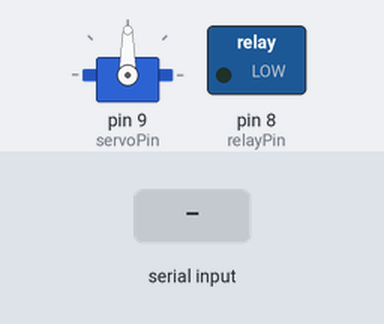
Bench run of a sketch on a simulated Arduino Uno, built with avr-gcc and run on an emulated ATmega328P. On the bench: servo, switched loads named in the sketch (green lamp = pin HIGH). Inputs (shaded band) come from the test bench.

Above: at 1.2 s.
1.3 s: byte 0 (0) received over Serial
At 3.3 s:
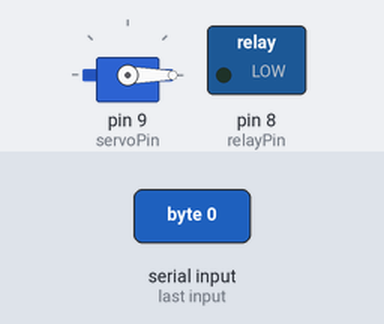
4.3 s: byte 1 (1) received over Serial
At 5.7 s:
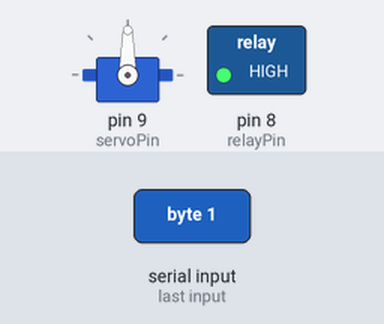
7.3 s: byte 2 (2) received over Serial
At 10.3 s:
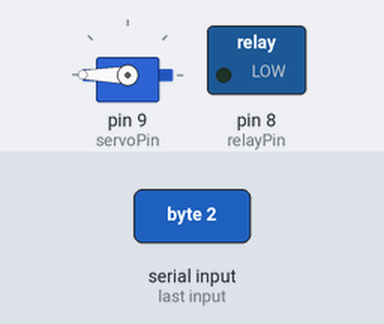
Timing chart, 0 to 11.8 s (numbered marks = the images above; inputs shaded):
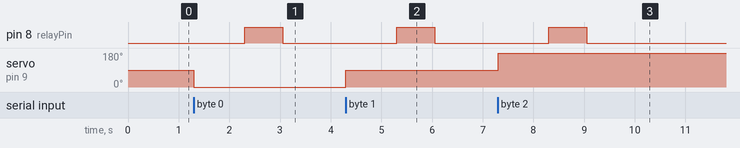

The sketch:

habitat_tracker.ino
```cpp
#include <Servo.h>

// Declaring pins
int relayPin = 8;
int servoPin = 9;

Servo servo;

void setup() {
  // Initializing the serial port connection
  Serial.begin(9600);

  // Setting up the Arduino pins to interact with the servo and relay
  servo.attach(servoPin);
  pinMode(8, OUTPUT);
}

void loop() {
  // Continually check for messages on the serial port
  char state = Serial.read();
  waterFlower(state);
}

// Based on the state, moves the servo to a specified angle and starts the water pump
void waterFlower(int state)
{
  if (state == 0)
  {
    servo.write(0);
    delay(1000);
    digitalWrite(relayPin, HIGH);
    delay(750);
    digitalWrite(relayPin, LOW);
  }
  else if (state == 1)
  {
    servo.write(90);
    delay(1000);
    digitalWrite(relayPin, HIGH);
    delay(750);
    digitalWrite(relayPin, LOW);
  }
  if (state == 2)
  {
    servo.write(180);
    delay(1000);
    digitalWrite(relayPin, HIGH);
    delay(750);
    digitalWrite(relayPin, LOW);
  }
}
```

Measured:
- after the input at 1.3 s, pin 8 (relayPin): LOW → HIGH after 1.0 s, → LOW 0.75 s later; servo on pin 9 (servoPin): 90° → 0° at once
- after the input at 4.3 s, pin 8 (relayPin): LOW → HIGH after 1.0 s, → LOW 0.75 s later; servo on pin 9 (servoPin): 0° → 90° at once
- after the input at 7.3 s, pin 8 (relayPin): LOW → HIGH after 1.0 s, → LOW 0.75 s later; servo on pin 9 (servoPin): 90° → 180° at once
